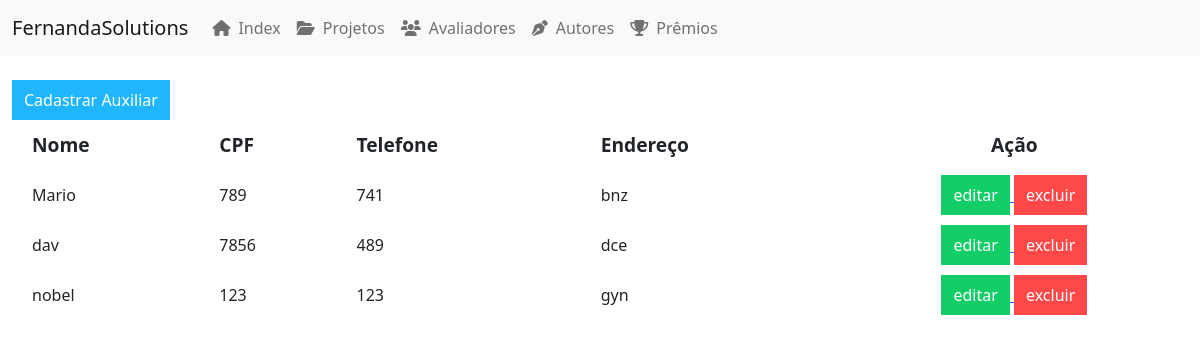
/catalog/auxiliar/, run on the app's committed database.
### catalog/models.py (models this page shows, shortened)
class Auxiliar(models.Model):
    nome = models.CharField(max_length=50)
    cpf = models.IntegerField()
    telefone = models.IntegerField()
    endereco = models.CharField(max_length=50)

### catalog/views.py (the view)
# urls.py: path("auxiliar/", list_auxiliar_view, name='list_auxiliar'),
def list_auxiliar_view(request):
    auxiliar = Auxiliar.objects.all()
    context = {}
    context["object_list"] = auxiliar
    form = AuxiliarForm(request.POST or None)
    if form.is_valid():
        form.save()
    context['form'] = form
    return render(request, "auxiliar/list_auxiliar.html", context)

### catalog/templates/auxiliar/list_auxiliar.html
{% extends 'layouts/base.html' %} {% block content %}
    <main>
         <a href="{% url 'novo_auxiliar' %}">
        <button type="button" class="button blue mobile" id="cadastrarAuxiliar">Cadastrar Auxiliar</button>
         </a>
        <table class="records">
            <thead>
                <tr>
                    <th>Nome</th>
                    <th>CPF</th>
                    <th>Telefone</th>
                    <th>Endereço</th>
                    <th>Ação</th>
                </tr>
            </thead>
            <tbody>
            {% for auxiliar in object_list %}
                <tr>
                    <td>{{auxiliar.nome}}</td>
                    <td>{{auxiliar.cpf}}</td>
                    <td>{{auxiliar.telefone}}</td>
                    <td>{{auxiliar.endereco}}</td>
                    <td>
                        <a href="/catalog/auxiliar/edit/{{auxiliar.id}}">
                        <button type="button" class="button green">editar</button>
                        </a>
                         <a href="/catalog/auxiliar/delete/{{auxiliar.id}}">
                        <button type="button" class="button red">excluir</button>
                         </a>
                    </td>
                </tr>
            {% endfor %}
            </tbody>
        </table>
    </main>
    {% endblock %}

### catalog/static/css/button.css (style rules this page uses)
.button { border-style: none; height: 40px; padding: 6px 12px; background-color: black; color: white; font-size: 1rem; cursor: pointer; transition: box-shadow .6s ease; }
.button.blue { background-color: #1FB6FF; }
button.green { background-color: #13CE66; }
button.red { background-color: #FF4949; }

### catalog/static/css/records.css (style rules this page uses)
.records { width: 100%; user-select: none; text-align: left; }
.records th { height: 50px; background-color: var(--primary-color); padding-left: 20px; font-size: 1.2rem; }
.records td { height: 50px; padding-left: 20px; }
.records th:last-child, .records td:last-child { padding: 0; min-width: 140px; text-align: center; }

### data on the page
Auxiliar: nome "Mario", cpf "789", telefone "741", endereco "bnz"
Auxiliar: nome "dav", cpf "7856", telefone "489", endereco "dce"
Auxiliar: nome "nobel", cpf "123", telefone "123", endereco "gyn"
